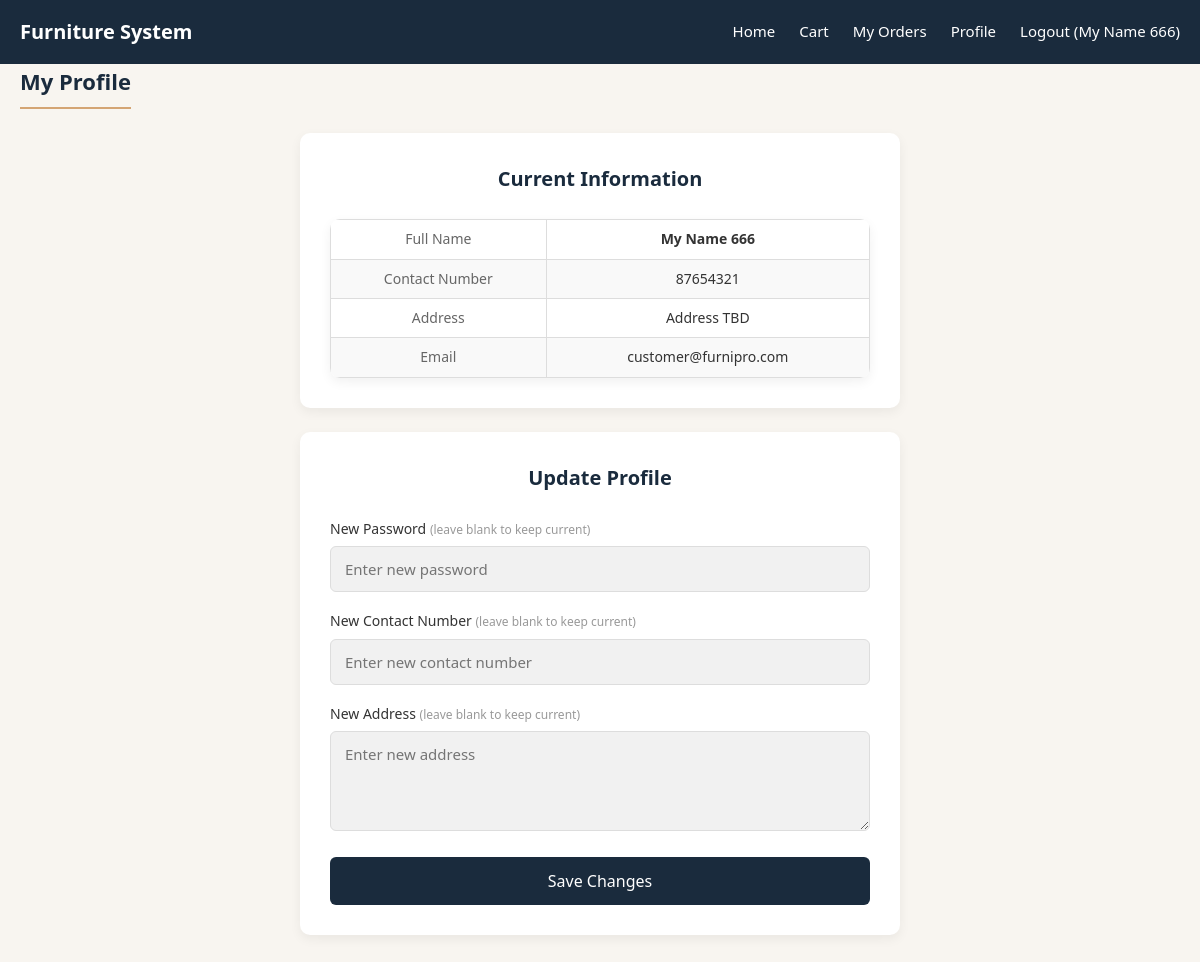
Screenshot of /profile.php (signed in) with the database file from the repository.
### tables this page shows
CREATE TABLE Customer (
    customerID       BIGINT       NOT NULL AUTO_INCREMENT,
    fullName         VARCHAR(255) NOT NULL,
    customerPassword VARCHAR(255) NOT NULL,
    customerNumber   VARCHAR(20)  NOT NULL,
    customerAddress  VARCHAR(255) NOT NULL,
    customerName     VARCHAR(255) DEFAULT NULL,
    customerEmail    VARCHAR(255) DEFAULT NULL,
    PRIMARY KEY (customerID)
);

### profile.php (the view, shortened to what this page needs)
<?php
require_once('3_Connections/DB_Configuration.php');
$cid = (int)$_SESSION['customerID'];
$row = null;
$res = mysqli_query($conn, "SELECT fullName,customerNumber,customerAddress,customerEmail FROM Customer WHERE customerID=$cid");
if ($res) $row = mysqli_fetch_assoc($res);
$displayName = isset($_SESSION['fullName']) ? $_SESSION['fullName'] : 'User';
?>
<!DOCTYPE html>
<html lang="en">
<head>
    <link rel="stylesheet" href="css/style.css">
    <link rel="stylesheet" href="css/admin.css">
</head>
<body>
<nav>
    <div class="container nav-inner">
        <div class="logo">Furniture System</div>
        <ul class="nav-links">
            <li><a href="index.php">Home</a></li>
            <li><a href="order.php">Cart</a></li>
            <li><a href="order_history.php">My Orders</a></li>
            <li><a href="profile.php">Profile</a></li>
            <li><a href="logout.php">Logout (<?php echo htmlspecialchars($displayName); ?>)</a></li>
        </ul>
    </div>
</nav>
<div class="container">
    <section class="section">
        <h2 class="section-title">My Profile</h2>
        <div class="form-box" style="margin-bottom:24px;">
            <h3 class="form-title">Current Information</h3>
            <table style="width:100%;border-collapse:collapse;font-size:14px;" id="profile-table">
                <tr>
                    <td style="padding:8px;color:#666;width:40%;">Full Name</td>
                    <td style="padding:8px;font-weight:600;" id="display-name">
                        <?php echo htmlspecialchars(isset($row['fullName']) ? $row['fullName'] : ''); ?>
                    </td>
                </tr>
                <tr style="background:#f9f9f9;">
                    <td style="padding:8px;color:#666;">Contact Number</td>
                    <td style="padding:8px;" id="display-contact">
                        <?php echo htmlspecialchars(isset($row['customerNumber']) ? $row['customerNumber'] : ''); ?>
                    </td>
                </tr>
                <tr>
                    <td style="padding:8px;color:#666;">Address</td>
                    <td style="padding:8px;" id="display-address">
                        <?php echo htmlspecialchars(isset($row['customerAddress']) ? $row['customerAddress'] : ''); ?>
                    </td>
                </tr>
                <tr style="background:#f9f9f9;">
                    <td style="padding:8px;color:#666;">Email</td>
                    <td style="padding:8px;" id="display-email">
                        <?php echo htmlspecialchars((isset($row['customerEmail']) && $row['customerEmail'] !== '') ? $row['customerEmail'] : ' — '); ?>
                    </td>
                </tr>
            </table>
        </div>
        <div class="form-box">
            <h3 class="form-title">Update Profile</h3>
            <div class="form-group">
                <label>New Password <span style="color:#999;font-size:12px;">(leave blank to keep current)</span></label>
                <input type="password" class="form-control" id="p-password" placeholder="Enter new password">
            </div>
            <div class="form-group">
                <label>New Contact Number <span style="color:#999;font-size:12px;">(leave blank to keep current)</span></label>
                <input type="text" class="form-control" id="p-contact" placeholder="Enter new contact number">
            </div>
            <div class="form-group">
                <label>New Address <span style="color:#999;font-size:12px;">(leave blank to keep current)</span></label>
                <textarea class="form-control" id="p-address" placeholder="Enter new address"></textarea>
            </div>
            <button class="btn-submit" id="save-profile-btn">Save Changes</button>
        </div>
    </section>
</div>
</body>
</html>

### css/style.css (style rules this page uses)
* { margin: 0; padding: 0; box-sizing: border-box; font-family: 'Segoe UI', Roboto, Helvetica, Arial, sans-serif; }
:root { --primary: #1a2b3d; --secondary: #d4a574; --light: #f8f5f0; --white: #fff; --gray: #666; --light-gray: #f1f1f1; --radius: 10px; --shadow: 0 4px 12px rgba(0, 0, 0, 0.06); --transition: 0.3s ease; }
body { background: var(--light); color: #333; line-height: 1.6; }
.container { max-width: 1200px; margin: 0 auto; padding: 0 20px; }
nav { background: var(--primary); padding: 16px 0; position: sticky; top: 0; z-index: 99; }
.nav-inner { display: flex; justify-content: space-between; align-items: center; }
.logo { color: var(--white); font-size: 20px; font-weight: 600; }
.nav-links { display: flex; gap: 24px; list-style: none; }
.nav-links a { color: var(--white); text-decoration: none; font-size: 15px; transition: var(--transition); }
.section { margin-bottom: 60px; }
.section-title { font-size: 22px; font-weight: 600; color: var(--primary); margin-bottom: 24px; padding-bottom: 8px; border-bottom: 2px solid var(--secondary); display: inline-block; }
.form-box { background: var(--white); max-width: 600px; margin: 0 auto; padding: 30px; border-radius: var(--radius); box-shadow: var(--shadow); }
.form-title { font-size: 20px; font-weight: 600; text-align: center; margin-bottom: 24px; color: var(--primary); }
.form-group { margin-bottom: 18px; }
.form-group label { display: block; margin-bottom: 6px; font-size: 14px; font-weight: 500; }
.form-control { width: 100%; padding: 12px 14px; border: 1px solid #ddd; border-radius: 6px; font-size: 15px; background: var(--light-gray); transition: var(--transition); }
textarea.form-control { min-height: 100px; resize: vertical; }
.btn-submit { width: 100%; padding: 13px; background: var(--primary); color: var(--white); border: none; border-radius: 6px; font-size: 16px; font-weight: 500; cursor: pointer; transition: var(--transition); }

### css/admin.css (style rules this page uses)
table { width: 100%; border-collapse: collapse; margin-top: 20px; background: #fff; border-radius: var(--radius); overflow: hidden; box-shadow: var(--shadow); }
th, td { border: 1px solid #ddd; padding: 12px; text-align: center; vertical-align: middle; }
tr:nth-child(even) { background-color: #f9f9f9; }

### rows the page displays
customer: fullName "My Name 666", customerNumber "87654321", customerAddress "Address TBD", customerEmail "customer@furnipro.com"

### other values shown
$displayName "My Name 666"
